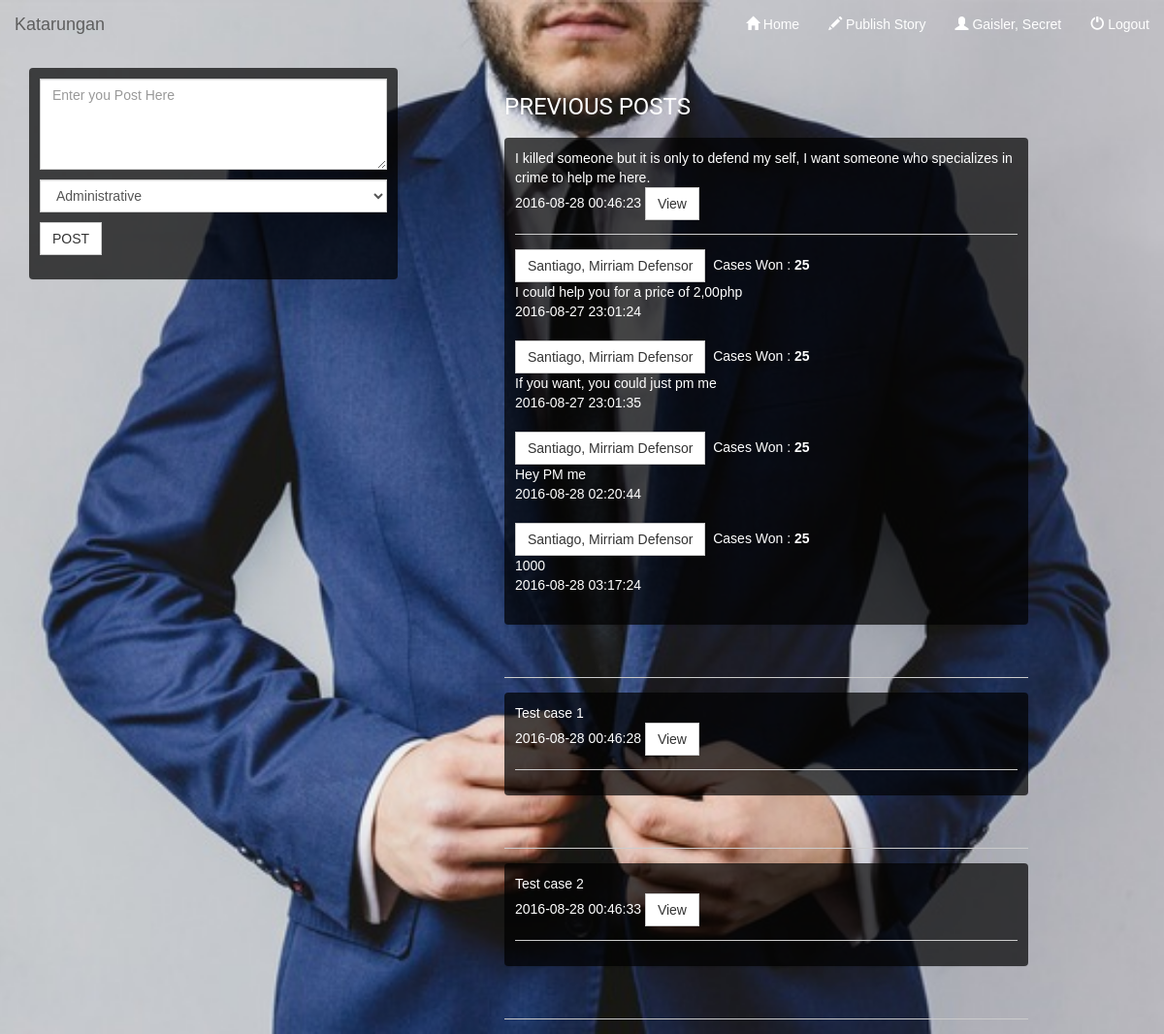
Screenshot of /clientPanel.php (signed in) with the database file from the repository.
### tables this page shows
CREATE TABLE `tblpost` (
  `postID` int(11) NOT NULL,
  `userID` text NOT NULL,
  `postDescription` text NOT NULL,
  `postTimeStamp` text NOT NULL,
  `postSpecialization` text NOT NULL
);

CREATE TABLE `tblbidding` (
  `bidID` int(11) NOT NULL,
  `postID` text NOT NULL,
  `lawyerID` text NOT NULL,
  `bidMessage` text NOT NULL,
  `bidTime` timestamp NOT NULL DEFAULT CURRENT_TIMESTAMP ON UPDATE CURRENT_TIMESTAMP
);

CREATE TABLE `tbllawyer` (
  `lawyerID` int(11) NOT NULL,
  `lawyerUsername` varchar(100) NOT NULL,
  `lawyerPassword` varchar(10) NOT NULL,
  `lawyerLastName` varchar(100) NOT NULL,
  `lawyerFirstName` varchar(100) NOT NULL,
  `lawyerMiddleName` varchar(100) NOT NULL,
  `firmAssociatedTo` varchar(1000) NOT NULL,
  `firmAddress` varchar(1000) NOT NULL,
  `specialization` varchar(1000) NOT NULL,
  `locationLawyers` varchar(10000) NOT NULL,
  `casesWon` varchar(1000) NOT NULL,
  `status` varchar(10) NOT NULL
);

### clientPanel.php (the view, shortened to what this page needs)
<?php include ('HEADER.php');
?>
<div class="container ">
<div class="col-md-4 panel">
	<form action = '' method = 'POST'>
		<textarea class="form-control" rows = '4' cols = '50' name = 'comment' placeholder = 'Enter you Post Here'></textarea>
		<select class="form-control" name = 'specialization' style="margin-top:10px;">
		<option value = 'Administrative'>Administrative</option>
		</select>
		<input style="margin-top:10px;" class="btn btn-default" type = 'submit' value = 'POST' name = 'submit'>
	</form>
</div>
<div class="col-md-6 col-md-offset-1 ">
<form action="" method="POST">
<h4>PREVIOUS POSTS</h4>
	<?php
	$getUserPosts = mysqli_query($conn, " SELECT * FROM tblpost WHERE userID LIKE '$_SESSION[userID]'  ");
	while($row = mysqli_fetch_assoc($getUserPosts))
	{
	?>
		<div class="panel">
			<?php echo $row['postDescription'] ."<br>" .$row['postTimeStamp']; ?> <button class="btn btn-default" type = 'submit' value = '<?php echo $row['postID']; ?>' name = 'view'> View</button>
			<hr>
			<div>
				<?php
				$getBiddings = mysqli_query($conn, "SELECT * FROM tblbidding JOIN tbllawyer USING (lawyerID) WHERE postID = '$row[postID]' " );
				while($row2 = mysqli_fetch_assoc($getBiddings))
				{
				?>
				<div>
					<button class="btn btn-default" type="submit" value="<?php echo $row2['lawyerID']; ?>" name="viewProfile"><?php echo $row2['lawyerLastName'] .", " .$row2['lawyerFirstName'] ." " .$row2['lawyerMiddleName']; ?></button> <i class="glyphicon glyphicon-uploads"></i> Cases Won : <b><?php echo $row2['casesWon']; ?></b> <br>
					<?php echo $row2['bidMessage']; ?> <br>
					<?php echo $row2['bidTime']; ?>
				</div>
				<br>
				<?php
				}
				?>
			</div>
		</div>
		<br>
		<hr>
	<?php
	}
	?>
</form>
</div>
</div>

### HEADER.php (style rules this page uses)
body { background: url('images/bg_2880.jpg') no-repeat center center fixed; -webkit-background-size: cover; -moz-background-size: cover; -o-background-size: cover; background-size: cover; color: white; }
.form-control { display: block; width: 100%; height: 34px; padding: 6px 12px; font-size: 14px; line-height: 1.42857143; color: #555; background-color: #fff; background-image: none; border-radius: 0px; -webkit-box-shadow: inset 0 1px 1px rgba(0,0,0,.075); box-shadow: inset 0 1px 1px rgba(0,0,0,.075); -webkit-transition: border-color ease-in-out .15s,-webkit-box-shadow ease-in-out .15s; -o-transition: border-color ease-in-out .15s,box-shadow ease-in-out .15s; transition: border-color ease-in-out .15s,box-shadow ease-in-out .15s; }
.btn { border-radius: 0; }

### clientPanel.php (style rules this page uses)
body { color:white; }
.panel { background: url('images/tile.png'); padding:10px; }

### rows the page displays
tblpost: postDescription "I killed someone but it is only to defend my self, I want someone who specializes in crime to help me here.", postTimeStamp "2016-08-28 00:46:23", $row['postID'] 11 (drawn)
tblbidding: lawyerID.lawyerLastName "Santiago", lawyerID.lawyerFirstName "Mirriam", lawyerID.lawyerMiddleName "Defensor", lawyerID.casesWon "25", bidMessage "I could help you for a price of 2,00php", bidTime "2016-08-27 23:01:24"
tblbidding: lawyerID.lawyerLastName "Santiago", lawyerID.lawyerFirstName "Mirriam", lawyerID.lawyerMiddleName "Defensor", lawyerID.casesWon "25", bidMessage "If you want, you could just pm me", bidTime "2016-08-27 23:01:35"
tblbidding: lawyerID.lawyerLastName "Santiago", lawyerID.lawyerFirstName "Mirriam", lawyerID.lawyerMiddleName "Defensor", lawyerID.casesWon "25", bidMessage "Hey PM me", bidTime "2016-08-28 02:20:44"
tblbidding: lawyerID.lawyerLastName "Santiago", lawyerID.lawyerFirstName "Mirriam", lawyerID.lawyerMiddleName "Defensor", lawyerID.casesWon "25", bidMessage "1000", bidTime "2016-08-28 03:17:24"
tblpost: postDescription "Test case 1", postTimeStamp "2016-08-28 00:46:28", $row['postID'] 12 (drawn)
tblpost: postDescription "Test case 2", postTimeStamp "2016-08-28 00:46:33", $row['postID'] 13 (drawn)

### other values shown
$_SESSION['userName'] "Gaisler, Secret"
